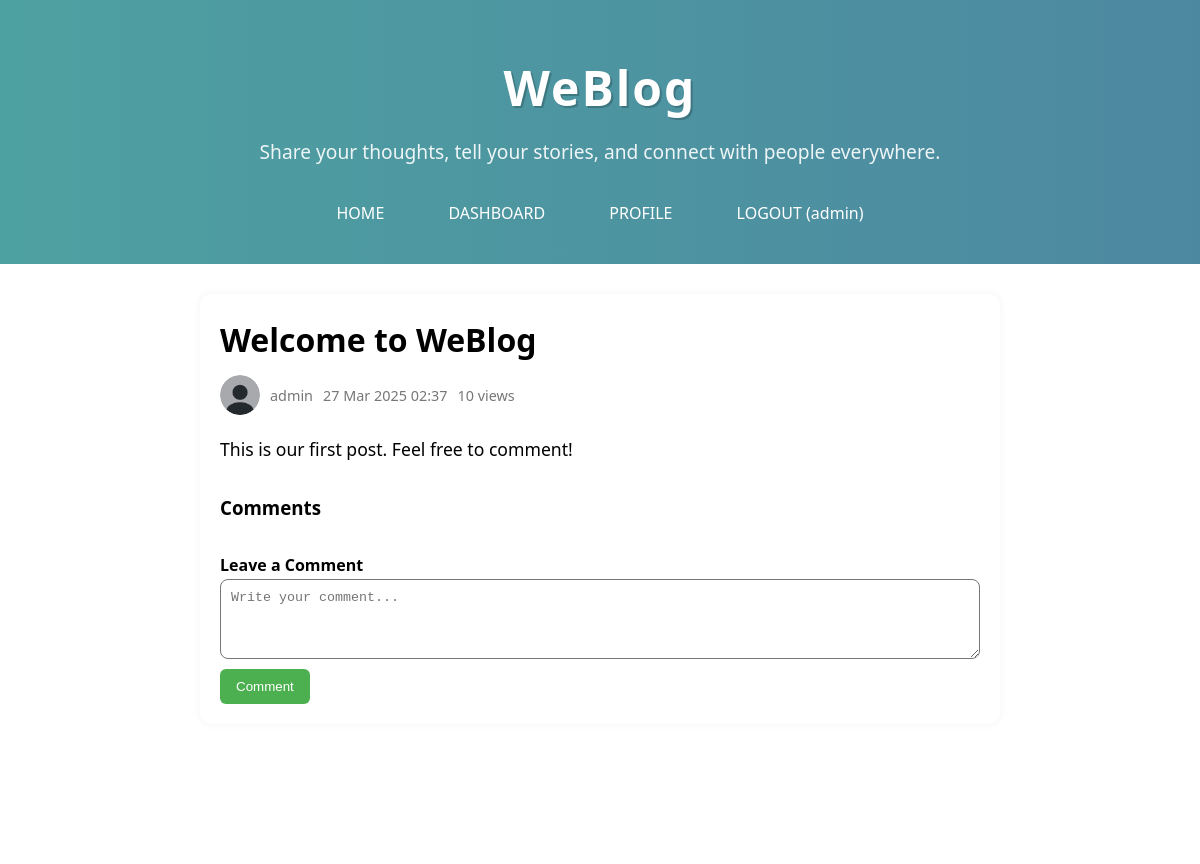
Screenshot of /post.php?id=1 (signed in) with the database file from the repository.
### tables this page shows
CREATE TABLE posts (
  id INT AUTO_INCREMENT PRIMARY KEY,
  user_id INT,
  title VARCHAR(200),
  content TEXT,
  created_at DATETIME DEFAULT CURRENT_TIMESTAMP,
  views INT DEFAULT 0,
  premium BOOLEAN DEFAULT FALSE
);

CREATE TABLE users (
  id INT AUTO_INCREMENT PRIMARY KEY,
  username VARCHAR(50),
  password VARCHAR(100),
  email VARCHAR(100),
  role VARCHAR(20),  
  bio TEXT,
  avatar_path VARCHAR(255), 
  created_at DATETIME DEFAULT CURRENT_TIMESTAMP
);

### includes/functions.php (called while the page is built, shortened)
<?php
function is_logged_in()
{
    return isset($_SESSION['user_id']);
}

### post.php (the view, shortened to what this page needs)
<link rel="stylesheet" href="assets/css/post.css">
<?php
include 'includes/header.php';
if (isset($_GET['id'])) {
    $id = intval($_GET['id']);
    $conn->query("UPDATE posts SET views = views + 1 WHERE id = $id");
    $post = $conn->query("SELECT posts.*, users.username, users.avatar_path FROM posts JOIN users ON posts.user_id = users.id WHERE posts.id = $id")->fetch_assoc();
?>
    <div class="post-container">
        <h1 class="post-title"><?= htmlspecialchars($post['title']) ?></h1>
        <div class="post-meta">
            <img src="<?= $post['avatar_path'] ?>" alt="avatar" class="post-avatar">
            <span class="post-author"><?= htmlspecialchars($post['username']) ?></span>
            <span class="post-date"><?= date('d M Y H:i', strtotime($post['created_at'])) ?></span>
            <span class="post-views"><?= $post['views'] ?> views</span>
        </div>
        <div class="post-content">
            <?= nl2br(htmlspecialchars($post['content'])) ?>
        </div>
        <h3>Comments</h3>
        <?php if (is_logged_in()): ?>
            <h4>Leave a Comment</h4>
            <form method="post" action="actions/comment.php" class="comment-form">
                <textarea name="comment" placeholder="Write your comment..." required></textarea><br>
                <button type="submit" class="comment-button">Comment</button>
            </form>
        <?php else: ?>
            <p>Please <a href="auth/login.php">log in</a> to comment.</p>
        <?php endif; ?>
    </div>
<?php
}
?>

### assets/css/post.css (style rules this page uses)
.post-container { max-width: 800px; margin: auto; padding: 20px; background: #fff; border-radius: 12px; box-shadow: 0 0 10px rgba(0, 0, 0, 0.05); }
.post-title { font-size: 2rem; margin-bottom: 10px; }
.post-meta { display: flex; align-items: center; gap: 10px; color: #777; font-size: 0.9rem; margin-bottom: 20px; }
.post-avatar { width: 40px; height: 40px; border-radius: 50%; }
.post-content { font-size: 1.1rem; line-height: 1.6; margin-bottom: 30px; }
.comment-form textarea { width: 100%; height: 80px; border-radius: 8px; padding: 10px; margin-bottom: 10px; }
.comment-button { background: #4CAF50; color: white; border: none; padding: 10px 16px; border-radius: 6px; cursor: pointer; }

### assets/css/style.css (style rules this page uses)
* { margin: 0; padding: 0; box-sizing: border-box; }
body { font-family: 'Segoe UI', Tahoma, Geneva, Verdana, sans-serif; line-height: 1.6; }

### rows the page displays
posts: title "Welcome to WeBlog", user.avatar_path (placeholder picture), user.username "admin", created_at "27 Mar 2025 02:37", views "10", content "This is our first post. Feel free to comment!"

### other values shown
current_user() "admin"
